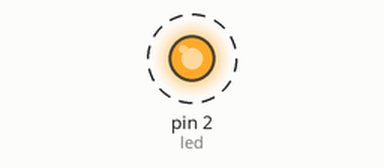
Simulated run of this program. Board: MicroPython board. Parts: output pins drawn as LEDs (lit = HIGH, except the on-board LED, lit = LOW). Dashed ring = blinking. What the program prints to the serial console is not drawn.

Above: at 6.87 s.
Timing chart, 0 to 9.8 s (numbered marks = the images above):
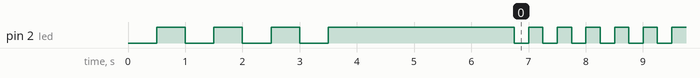

The program:

test.py
```python
"""simple led flash script as a verification the board is operational"""

from time import sleep_ms
from machine import Pin

led = Pin(2, Pin.OUT)

def blink(interval, cnt):
    """blink the led for 'cnt' times, for 'interval' milliseconds"""
    for x in range(cnt):
        led.value(0)
        sleep_ms(interval)
        led.value(1)
        sleep_ms(interval)

blink(500, 4)
print()
print("Hello World!")
for i in range(1, 11):
    sleep_ms(250)
    print(i)
print()
sleep_ms(250)

while True:
    print('Flash!')
    blink(250, 1)
```

Measured:
- by itself, pin 2 (led): HIGH → LOW at 1.0 s, → HIGH 0.50 s later, → LOW 0.50 s later, → HIGH 0.50 s later, … (499 changes in this stretch)
